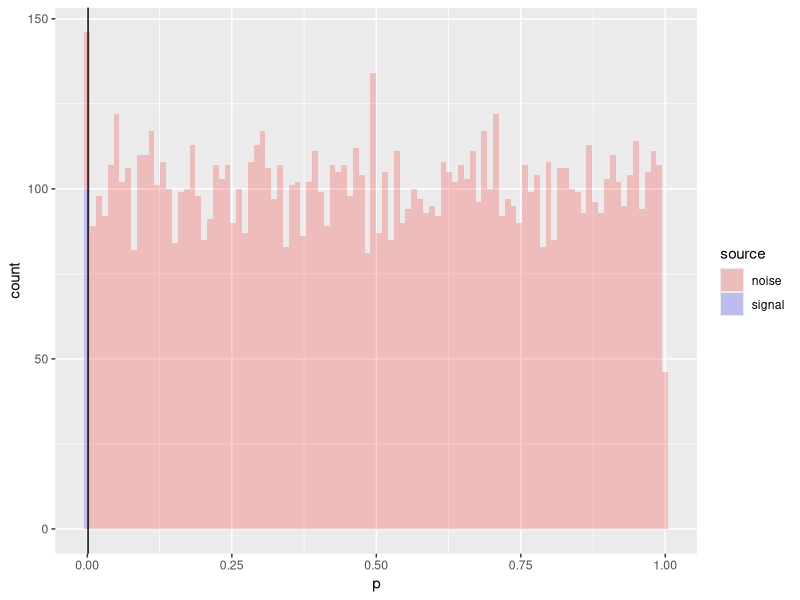
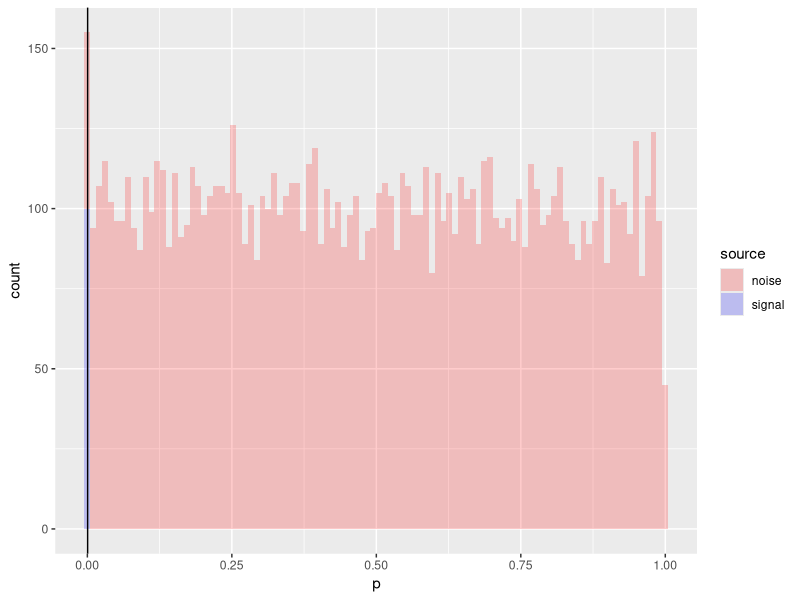
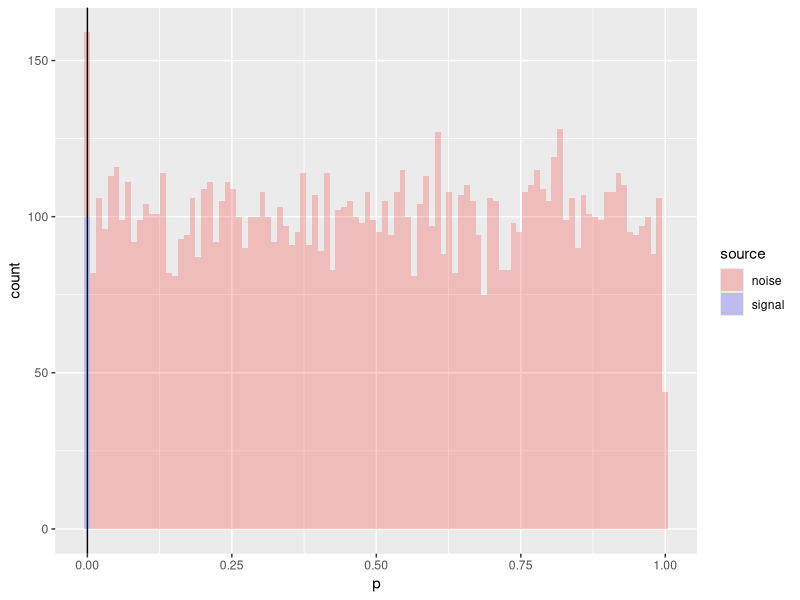
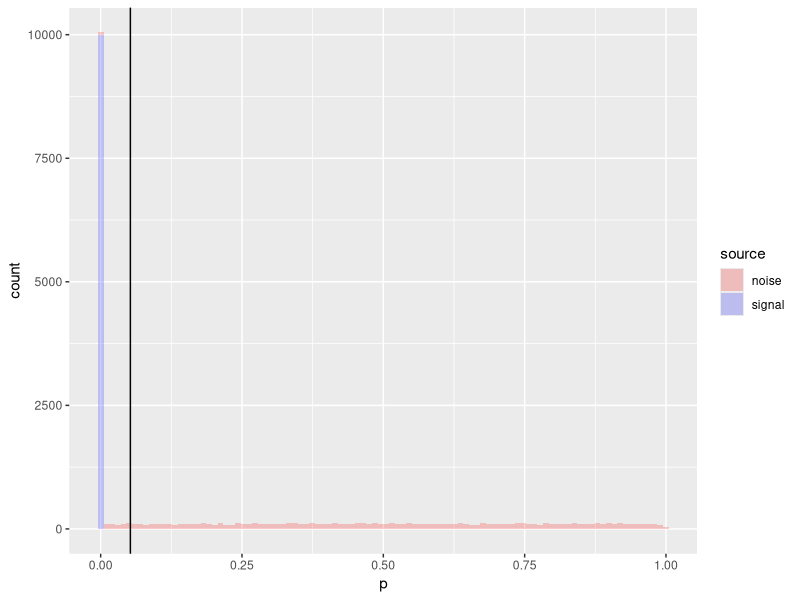

Write R code to recreate these figures, in order.
## ---- chunk 1
library(ggplot2)
set.seed(1)
TestFDRThresholding <- function(number.of.signals, number.of.noises, fdr.threshold) {
    # simulate a single t-test between two groups of case subjects and control subjects
    # returns test p-value
    TestCaseControl <- function(case.mean, number.of.samples) {
        cases = rnorm(n=number.of.samples, mean=case.mean, sd=1)
        controls = rnorm(n=number.of.samples, mean=0, sd=1)

        return(t.test(cases, controls, alternative="two.sided")$p.value)
    }

    # simulate t-test p-values for signals
    p.true = replicate(number.of.signals, TestCaseControl(1, 100))
    # simulate t-test p-values for noises
    p.noise = replicate(number.of.noises, TestCaseControl(0, 100))
    p.all = sort(c(p.true, p.noise))

    p.all.adjusted = p.adjust(p.all, method="BH")
    p.threshold = p.all[which.min(p.all.adjusted < fdr.threshold)]
    p.threshold # p-value equivalent of the maximum FDR threshold

    number.of.significant.results = sum(p.all < p.threshold)
    number.of.true.positives = sum(p.true < p.threshold)

    print(paste("# signals:", number.of.signals))
    print(paste("# noises:", number.of.noises))
    print(paste("# FDR threshold:", fdr.threshold))
    print(paste("# significant results:", number.of.significant.results))
    print(paste("# true positives:", number.of.true.positives, "out of", number.of.signals))
    print(paste("# false positives:", number.of.significant.results-number.of.true.positives))
    
    # show histogram
    dat = data.frame(p = c(p.true, p.noise),
        source = rep(c('signal','noise'), c(length(p.true), length(p.noise))))
    ggplot(dat, aes(x=p, fill=source)) +
        geom_histogram(alpha = 0.2, bins=100) +
        scale_fill_manual(name="source",values=c("red","blue"),labels=c("noise","signal")) +
        geom_vline(xintercept=p.threshold)
}
## ---- chunk 2
TestFDRThresholding(number.of.signals=100, number.of.noises=10000, fdr.threshold=0.1)
## ---- chunk 3
TestFDRThresholding(number.of.signals=100, number.of.noises=10000, fdr.threshold=0.01)
## ---- chunk 4
TestFDRThresholding(number.of.signals=100, number.of.noises=10000, fdr.threshold=0.001)
## ---- chunk 5
TestFDRThresholding(number.of.signals=10000, number.of.noises=10000, fdr.threshold=0.1)
